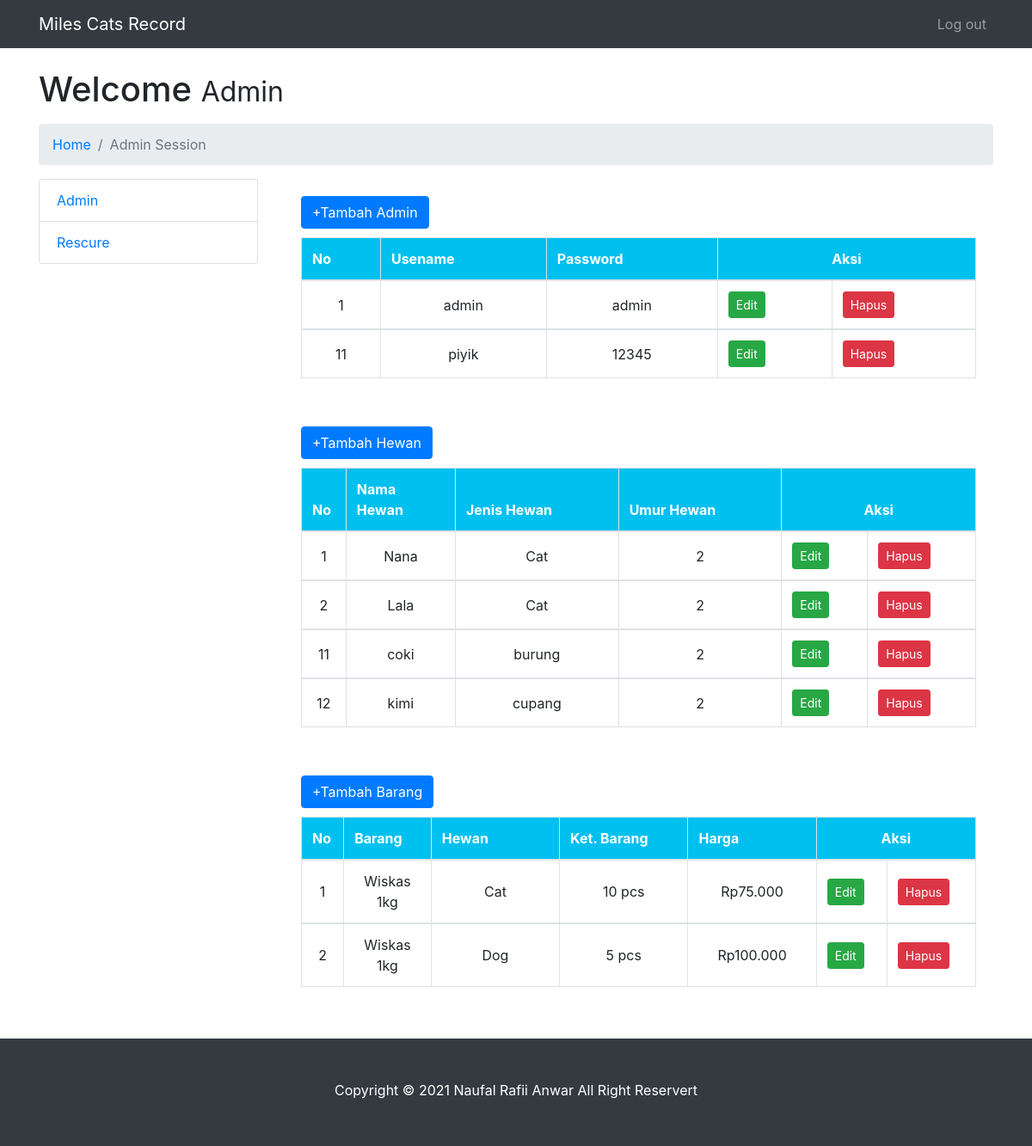
The app's page /rescue/home.php with its own data.
### tables this page shows
CREATE TABLE `user` (
  `id_user` int(20) NOT NULL,
  `username` varchar(20) NOT NULL,
  `password` varchar(20) NOT NULL
);

CREATE TABLE `tblrescure` (
  `id_hewan` int(20) NOT NULL,
  `nama_hewan` varchar(20) NOT NULL,
  `jns_peliharaan` varchar(20) NOT NULL,
  `umur_peliharaan` int(20) NOT NULL
);

CREATE TABLE `tblpetshop` (
  `id_barang` int(20) NOT NULL,
  `nama_barang` varchar(20) NOT NULL,
  `jns_peliharaan` varchar(20) NOT NULL,
  `ket_barang` varchar(20) NOT NULL,
  `harga` varchar(20) NOT NULL
);

### rescue/db_connect.php (called while the page is built, shortened)
<?php
class db_connect{
	private $username='root';
	private $password='';
	public function connect(){
		try{
			$dbh = new PDO ('mysql:host=localhost;dbname=db_web',$this->username, $this->password);
		}catch (PDOException $e){
			echo 'Error!'.$e->getMessage().'</br>';
			die();
		}
		return $dbh;
	}
	public function ambil_data(){
		$getConn = $this->connect();
		$getUsers =$getConn->prepare("SELECT * FROM user ");
		$getUsers->execute();
		return $getUsers->fetchAll();
	}
public function ambil_data2(){
		$getConn = $this->connect();
		$getUsers =$getConn->prepare("SELECT * FROM tblpetshop ");
		$getUsers->execute();
		return $getUsers->fetchAll();
	}
	public function ambil_data3(){
		$getConn = $this->connect();
		$getUsers =$getConn->prepare("SELECT * FROM tblrescure ");
		$getUsers->execute();
		return $getUsers->fetchAll();
	}
}
?>

### rescue/home.php (the view, shortened to what this page needs)
<?php
include "db_connect.php";
$db = new db_connect();
?>
<!DOCTYPE html>
<html lang="en">
<head>
  <link href="vendor/bootstrap/css/bootstrap.min.css" rel="stylesheet">
  <link href="css/modern-business.css" rel="stylesheet">
</head>
<body>
  <nav class="navbar fixed-top navbar-expand-lg navbar-dark bg-dark fixed-top">
    <div class="container">
      <a class="navbar-brand" href="home">Miles Cats Record</a>
      <div class="collapse navbar-collapse" id="navbarResponsive">
        <ul class="navbar-nav ml-auto">
          <li class="nav-item">
            <a class="nav-link" href="../index">Log out</a>
          </li>
        </ul>
      </div>
    </div>
  </nav>
  <header>
    <div class="container">
      <h1 class="mt-4 mb-3">Welcome
        <small>Admin</small>
      </h1>
      <ol class="breadcrumb">
        <li class="breadcrumb-item">
          <a href="home">Home</a>
        </li>
        <li class="breadcrumb-item active">Admin Session</li>
      </ol>
      <div class="row">
        <div class="col-lg-3 mb-4">
          <div class="list-group">
            <a href="inputpetadmin" class="list-group-item">Admin</a>
            <a href="inputpet" class="list-group-item">Rescure</a>
          </div>
        </div>
        <div class="col-lg-9 mb-4">
         <div class="content-wrapper">
          <section class="content">
           <div class="box box-info">
             <div style="padding: 20px;">
              <a href="inputpetadmin" class="btn btn-primary" style="margin-bottom: 10px">+Tambah Admin</a>
              <table class="table table-hover table-bordered">
                <thead style="background-color: #00c0ef; color: white;">
                  <tr>
                    <th align="center">No</th>
                    <th align="center">Usename</th>
                    <th align="center">Password</th>
                    <th align="center" colspan="2"  style="text-align: center;"> Aksi</th>
                  </tr>
                </thead>
                <tbody>
                  <?php
                  foreach ($db->ambil_data()as $d):?>
                    <tr>
                      <td align="center" style="vertical-align: middle;"><?=$d['id_user'] ?></td>
                      <td align="center" style="vertical-align: middle;"><?=$d['username'] ?></td>
                      <td align="center" style="vertical-align: middle;"><?=$d['password'] ?></td>
                      <td style="vertical-align: middle;">
                        <a href="editadmin?id_user=<?=$d['id_user'] ?>" class="btn btn-success btn-sm">Edit</a></td>
                        <td style="vertical-align: middle;">
                          <a href="delete?id_user=<?=$d['id_user'] ?>" class="btn btn-danger btn-sm" onclick="return confirm ('Apakah Yakin Menghapus Data');">Hapus</a>
                        </td>
                        </tr>
                      </tbody>
                    <?php endforeach ; ?>
                  </table>
                </div>
              </div>
                </section>
              </div>
              <div>
                <section class="content">
           <div class="box box-info">
             <div style="padding: 20px;">
              <a href="inputpet" class="btn btn-primary" style="margin-bottom: 10px">+Tambah Hewan</a>
              <table class="table table-hover table-bordered">
                <thead style="background-color: #00c0ef; color: white;">
                  <tr>
                    <th width="1%">No</th>
                    <th width="10%">Nama Hewan</th>
                    <th width="15%">Jenis Hewan</th>
                    <th width="15%">Umur Hewan</th>
                    <th width="15%" colspan="2"  style="text-align: center;"> Aksi</th>
                  </tr>
                </thead>
                <tbody>
                  <?php
                  foreach ($db->ambil_data3()as $d):?>
                    <tr>
                      <td align="center" style="vertical-align: middle;"><?=$d['id_hewan'] ?></td>
                      <td align="center" style="vertical-align: middle;"><?=$d['nama_hewan'] ?></td>
                      <td align="center" style="vertical-align: middle;"><?=$d['jns_peliharaan'] ?></td>
                      <td align="center" style="vertical-align: middle;"><?=$d['umur_peliharaan'] ?></td>
                      <td style="vertical-align: middle;">
                        <a href="editadminpetshop?id_hewan=<?=$d['id_hewan'] ?>" class="btn btn-success btn-sm">Edit</a></td>
                        <td style="vertical-align: middle;">
                          <a href="deletehewan?id_hewan=<?=$d['id_hewan'] ?>" class="btn btn-danger btn-sm" onclick="return confirm ('Apakah Yakin Menghapus Data');">Hapus</a>
                        </td>
                        </tr>
                      </tbody>
                    <?php endforeach ; ?>
                  </table>
                  </div>
                </div>
                </section>
              </div>
              <div>
                <section class="content">
           <div class="box box-info">
             <div style="padding: 20px;">
              <a href="inputpet" class="btn btn-primary" style="margin-bottom: 10px">+Tambah Barang</a>
              <table class="table table-hover table-bordered">
              <thead style="background-color: #00c0ef; color: white;">
                <tr>
                  <th width="1%">No</th>
                  <th width="10%">Barang</th>
                  <th width="15%">Hewan</th>
                  <th width="15%">Ket. Barang</th>
                  <th width="15%">Harga</th>
                  <th width="15%" colspan="2"  style="text-align: center;"> Aksi</th>
                </tr>
              </thead>
              <tbody>
                <?php
                foreach ($db->ambil_data2()as $d):?>
                <tr>
                  <td align="center" style="vertical-align: middle;"><?=$d['id_barang'] ?></td>
                  <td align="center" style="vertical-align: middle;"><?=$d['nama_barang'] ?></td>
                  <td align="center" style="vertical-align: middle;"><?=$d['jns_peliharaan'] ?></td>
                  <td align="center" style="vertical-align: middle;"><?=$d['ket_barang'] ?></td>
                  <td align="center" style="vertical-align: middle;">Rp<?=$d['harga'] ?></td>
                   <td style="vertical-align: middle;">
                    <a href="?no=<?=$d['no'] ?>" class="btn btn-success btn-sm">Edit</a></td>
                  <td style="vertical-align: middle;">
                    <a href="?no=<?=$d['no'] ?>" class="btn btn-danger btn-sm" onclick="return confirm ('Apakah Yakin Menghapus Data');">Hapus</a></td>
                </tr>
              </tbody>
              <?php endforeach ; ?>
            </table>
                  </div>
                </div>
                </section>
              </div>
            </div>
            </div>
          </div>
    </header>
    <footer class="py-5 bg-dark">
      <div class="container">
       <p style="padding-bottom: 5px" class="m-0 text-center text-white">Copyright &copy; 2021 Naufal Rafii Anwar All Right Reservert </p>
      </div>
    </footer>
  </body>
  </html>

### rescue/css/modern-business.css (style rules this page uses)
body { padding-top: 56px; }

### records on screen
user: id_user "1", username "admin", password "admin"
user: id_user "11", username "piyik", password "12345"
tblrescure: id_hewan "1", nama_hewan "Nana", jns_peliharaan "Cat", umur_peliharaan "2"
tblrescure: id_hewan "2", nama_hewan "Lala", jns_peliharaan "Cat", umur_peliharaan "2"
tblrescure: id_hewan "11", nama_hewan "coki", jns_peliharaan "burung", umur_peliharaan "2"
tblrescure: id_hewan "12", nama_hewan "kimi", jns_peliharaan "cupang", umur_peliharaan "2"
tblpetshop: id_barang "1", nama_barang "Wiskas 1kg", jns_peliharaan "Cat", ket_barang "10 pcs", harga "75.000"
tblpetshop: id_barang "2", nama_barang "Wiskas 1kg", jns_peliharaan "Dog", ket_barang "5 pcs", harga "100.000"
